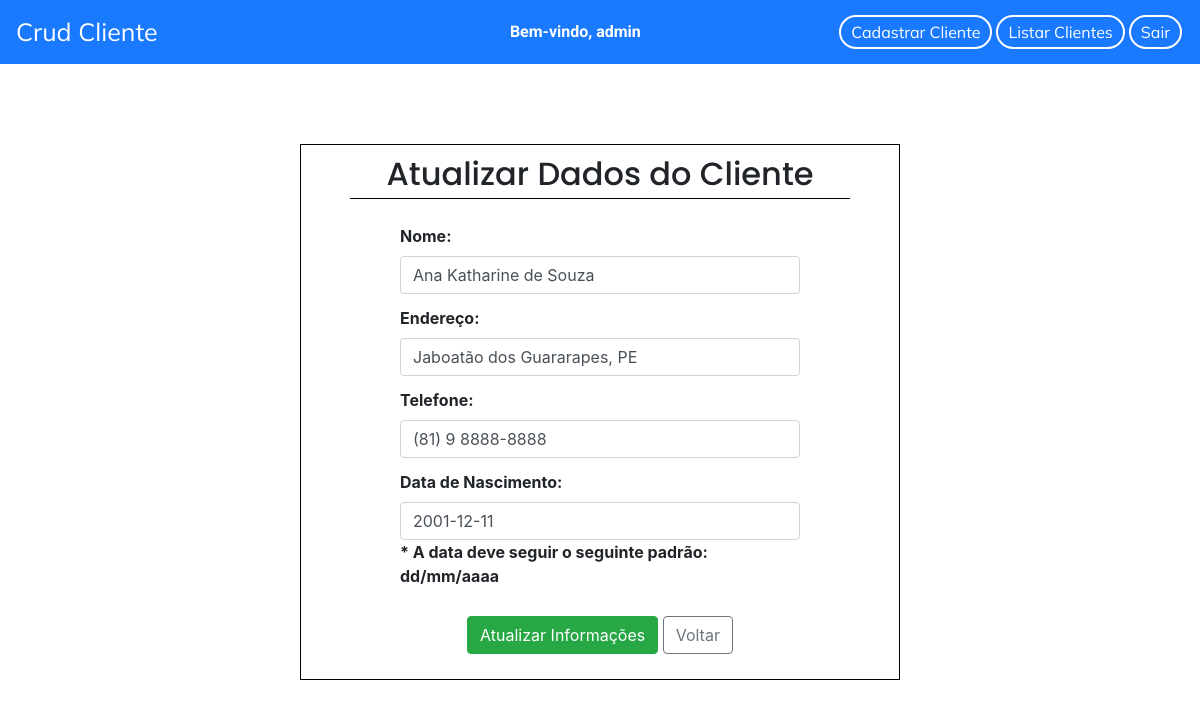
The page /atualizar/3 (signed in) on the database its author committed.
### application/models.py (models this page shows, shortened)
class Cliente(models.Model):
    nome = models.CharField(max_length=100)
    endereco = models.CharField('Endereço', max_length=200)
    telefone = models.CharField(max_length=20)
    data_nascimento = models.DateField('Data de Nascimento', help_text='* A data deve seguir o seguinte padrão: dd/mm/aaaa')
    data_cadastro = models.DateTimeField(default=timezone.now)
    class Meta:
        ordering = ('data_cadastro',)

### application/views.py (the view)
# urls.py: path('atualizar/<int:pk>', views.ClienteUpdateView.as_view(), name='atualizarCliente'),
class ClienteUpdateView(LoginRequiredMixin, UpdateView):
    login_url = reverse_lazy('login')
    model = Cliente
    fields = ['nome', 'endereco', 'telefone', 'data_nascimento']
    template_name = 'cliente/atualizarCliente.html'
    success_url = reverse_lazy('listarClientes')

### application/templates/cliente/atualizarCliente.html (shortened to what this page needs)
{% extends 'base.html' %}
{% block content %}
    <div class="row">
        <div class="cadastro">
            <h2>Atualizar Dados do Cliente</h2>
            <form method="post">{% csrf_token %}
                <div class="dados-form form-group">
                    {{form.as_ul}}
                </div>
                <div class="button">
                    <button type="submit" class="btn btn-success">Atualizar Informações</button>
                    <a class="btn btn-outline-secondary" href="{% url 'listarClientes' %}">Voltar</a>
                </div>
            </form>
        </div>
    </div>
{% endblock content %}

### templates/base.html (shortened to what this page needs)
{% load static %}
<!DOCTYPE html>
<html lang="pt-br">
<head>
    <link rel="stylesheet" href="{% static 'css/style.css' %}">
    <link rel="stylesheet" href="https://cdn.jsdelivr.net/npm/bootstrap@4.5.3/dist/css/bootstrap.min.css">
</head>
<body>
    {% if user.is_authenticated %}
        <header class="menu">
            <nav class="navbar navbar-expand-sm navbar-light navbar-color">
                <div id="nav-target" class="collapse navbar-collapse">
                    <a href="/" id="pagina-inicial" class="navbar-brand" >Crud Cliente</a>
                        <div  class="bem-vindo">
                            <h6>Bem-vindo, {{user.username}}</h6>
                        </div>
                        <ul class="navbar-nav ml-auto menu-item">
                            <li class="nav-item">
                                <a href="{% url 'cadastrarCliente' %}" class="menu-link">Cadastrar Cliente</a>
                            </li>
                            <li class="nav-item">
                                <a href="{% url 'listarClientes' %}" class="menu-link">Listar Clientes</a>
                            </li>
                            <li class="nav-item">
                                <a href="{% url 'logout' %}" class="menu-link">Sair</a>
                            </li>
                        </ul>
                </div>
            </nav>
        </header>
    {%else%}
        <header class="login-title">
            <h1>Crud Cliente</h1>
        </header>
    {% endif %}
    {% block content %}
    {% endblock content %}
</body>
</html>

### statics/css/style.css (style rules this page uses)
.login, .cadastro { border: 1px solid #000; width: 600px; margin: 80px auto; }
.login h2, .cadastro h2 { margin: 10px auto; width: 500px; text-align: center; border-bottom: 1px solid #000; padding-bottom: 5px; font-family: 'Poppins', sans-serif; }
.cadastro div.dados-form { font-weight: bold; }
.cadastro div.dados-form li { padding-bottom: 12px; }
.login form, .cadastro form { margin: 25px auto; list-style-type: none; width: 400px; }
.login div.button, .cadastro div.button { text-align: center; }
#pagina-inicial { color: #FFFFFF; font-family: 'Mulish', sans-serif; font-size: 25px; }
.navbar-color { background-color: #1979FF; }
.menu-item li { border: 2px solid #FFFFFF; margin: 2px; border-radius: 20px; }
.menu-link { color: #FFFFFF; padding: 5px 10px; font-family: 'Mulish', sans-serif; line-height: 30px; }
.bem-vindo { width: 40%; margin-top: 8px; text-align: right; }
.bem-vindo h6 { color: white; font-family: 'Roboto', sans-serif; font-weight: bold; }

### rows shown on the page
Cliente: nome "Ana Katharine de Souza", endereco "Jaboatão dos Guararapes, PE", telefone "(81) 9 8888-8888", data_nascimento "2001-12-11"

### other values the page prints
{{ user.username }} "admin"
